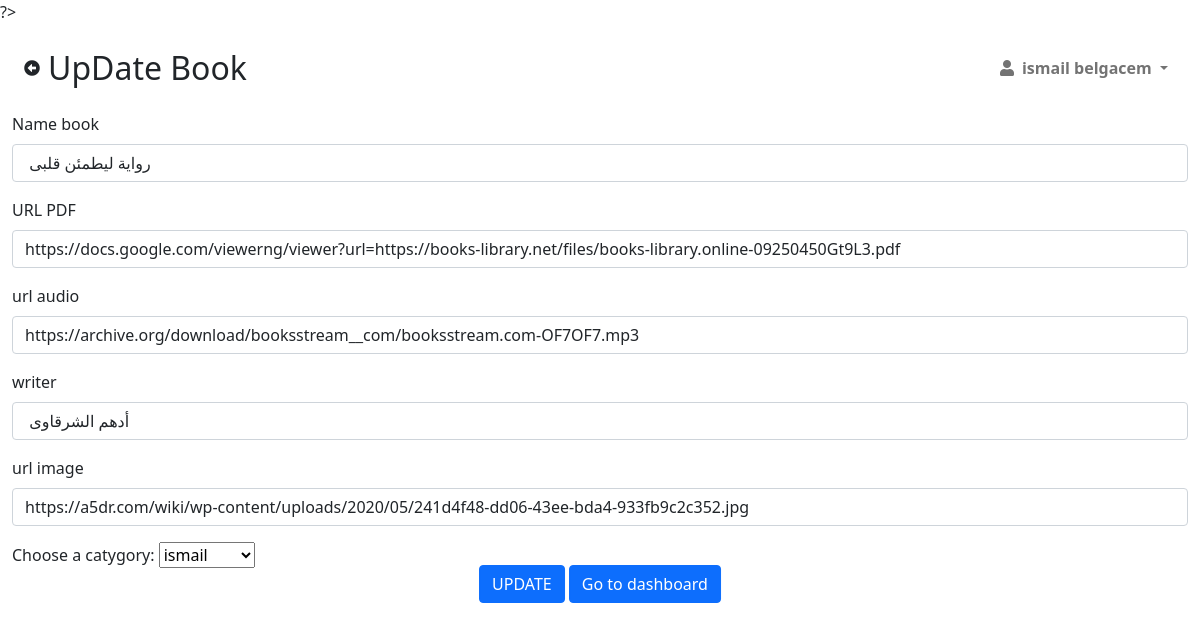
Page /UpdateBook.php?id=6 (signed in) on the committed database.
### tables this page shows
CREATE TABLE `book` (
  `id_book` int(11) NOT NULL,
  `name` varchar(255) NOT NULL,
  `pdf` varchar(255) NOT NULL,
  `audio` varchar(255) NOT NULL,
  `img` varchar(255) NOT NULL,
  `writer` varchar(255) NOT NULL,
  `id_caty` int(11) NOT NULL
);

### MySql/getuser.php (called while the page is built, shortened)
<?php
       $id = $_SESSION["id"];
       $sqluser = "SELECT * FROM admin_user WHERE id_admin  =". $id;
      $query_user =mysqli_query($conn,$sqluser);
       $user_info=mysqli_fetch_all($query_user,MYSQLI_ASSOC);
       foreach($user_info as $info){
        $name_user=$info['first_last_name'];
       }
?>

### MySql/book_update.php (called while the page is built, shortened)
<?php
 include 'MySql/connt.php';
 $sql_book_update="SELECT * FROM book WHERE id_book = ".$_GET['id']."";
$resu =mysqli_query($conn,$sql_book_update);
$row=mysqli_fetch_array($resu);
?>

### UpdateBook.php (the view, shortened to what this page needs)
<?php
 include 'MySql/book_update.php';
 include 'MySql/getuser.php'?>
<!DOCTYPE html>
<html lang="en">
<head>
   <link href="https://cdn.jsdelivr.net/npm/bootstrap@5.1.3/dist/css/bootstrap.min.css"
 rel="stylesheet"
>
  <link rel="stylesheet" href="css/style.css" />
  <link rel="stylesheet" href="https://cdnjs.cloudflare.com/ajax/libs/font-awesome/5.15.3/css/all.min.css" />
</head>
<body>
<div id="page-content-wrapper">
<div id="page-content-wrapper">
            <nav class="navbar navbar-expand-lg navbar-light bg-transparent py-4 px-4">
                <div class="d-flex align-items-center">
                <i class="fas fa-arrow-alt-circle-left me-2 "></i><h2 class="fs-2 m-0">UpDate Book</h2>
                </div>
                <div class="collapse navbar-collapse" id="navbarSupportedContent">
                    <ul class="navbar-nav ms-auto mb-2 mb-lg-0">
                        <li class="nav-item dropdown">
                            <a class="nav-link dropdown-toggle second-text fw-bold" href="#" id="navbarDropdown"
                                role="button" data-bs-toggle="dropdown" aria-expanded="false">
                                <i class="fas fa-user me-2"></i><?php echo $name_user ?>
                            </a>
                        </li>
                    </ul>
                </div>
            </nav>
            <div class="container-fluid px-12">
            <form action="" method="POST">
             <div class="mb-3">
               <label for="exampleInputEmail1" class="form-label">Name book</label>
               <input type="text" name="name_book"
               value ="<?php echo $row['name'] ?>" class="form-control" id="exampleInputEmail1" aria-describedby="emailHelp">
             </div>
             <div class="mb-3">
               <label for="exampleInputEmail1" class="form-label">URL PDF</label>
               <input type="url" name ="pdf"
               class="form-control" value ="<?php echo $row['pdf'] ?>"
                id="exampleInputEmail1" aria-describedby="emailHelp">
             </div>
             <div class="mb-3">
               <label for="exampleInputEmail1" class="form-label">url audio</label>
               <input type="url" name ="url_audio" value ="<?php echo $row['audio'] ?>"
               class="form-control" id="exampleInputEmail1" aria-describedby="emailHelp">
             </div>
             <div class="mb-3">
               <label for="exampleInputEmail1" class="form-label">writer</label>
               <input type="text" name="writer" class="form-control"
               value ="<?php echo $row['writer'] ?>" id="exampleInputEmail1" aria-describedby="emailHelp">
             </div>
             <div class="mb-3">
               <label for="exampleInputEmail1" class="form-label">url image</label>
               <input type="text" name="img" class="form-control"
               value ="<?php echo $row['img'] ?>" id="exampleInputEmail1" aria-describedby="emailHelp">
             </div>
             <div class="mb-3">
             <?php include 'MySql/catygory_sql.php'?>
             </div>
             <div class="position-absolute  start-50 translate-middle">
             <input type ="submit" name ="submit_b" value = "UPDATE" class ="btn btn-primary">
             <a class="btn btn-primary" href="dachboard.php" role="button">Go to dashboard</a>
             </div>
       </form>
    </div>
    </div>

### css/style.css (style rules this page uses)
:root { --main-bg-color: #009d63; --main-text-color: #009d63; --second-text-color: #bbbec5; --second-bg-color: #c1efde; }
.second-text { color: var(--second-text-color); }
#page-content-wrapper { min-width: 100vw; }
@media (min-width: 768px) { #page-content-wrapper { min-width: 0; width: 100%; } }

### rows in the picture
book: name_book "رواية ليطمئن قلبى", pdf "https://docs.google.com/viewerng/viewer?url=https://books-library.net/files/books-library.online-09250450Gt9L3.pdf", url_audio "https://archive.org/download/booksstream__com/booksstream.com-OF7OF7.mp3", writer "أدهم الشرقاوى", img "https://a5dr.com/wiki/wp-content/uploads/2020/05/241d4f48-dd06-43ee-bda4-933fb9c2c352.jpg"

### other values in the picture
$name_user "ismail belgacem"
form field catygory "ismail"
